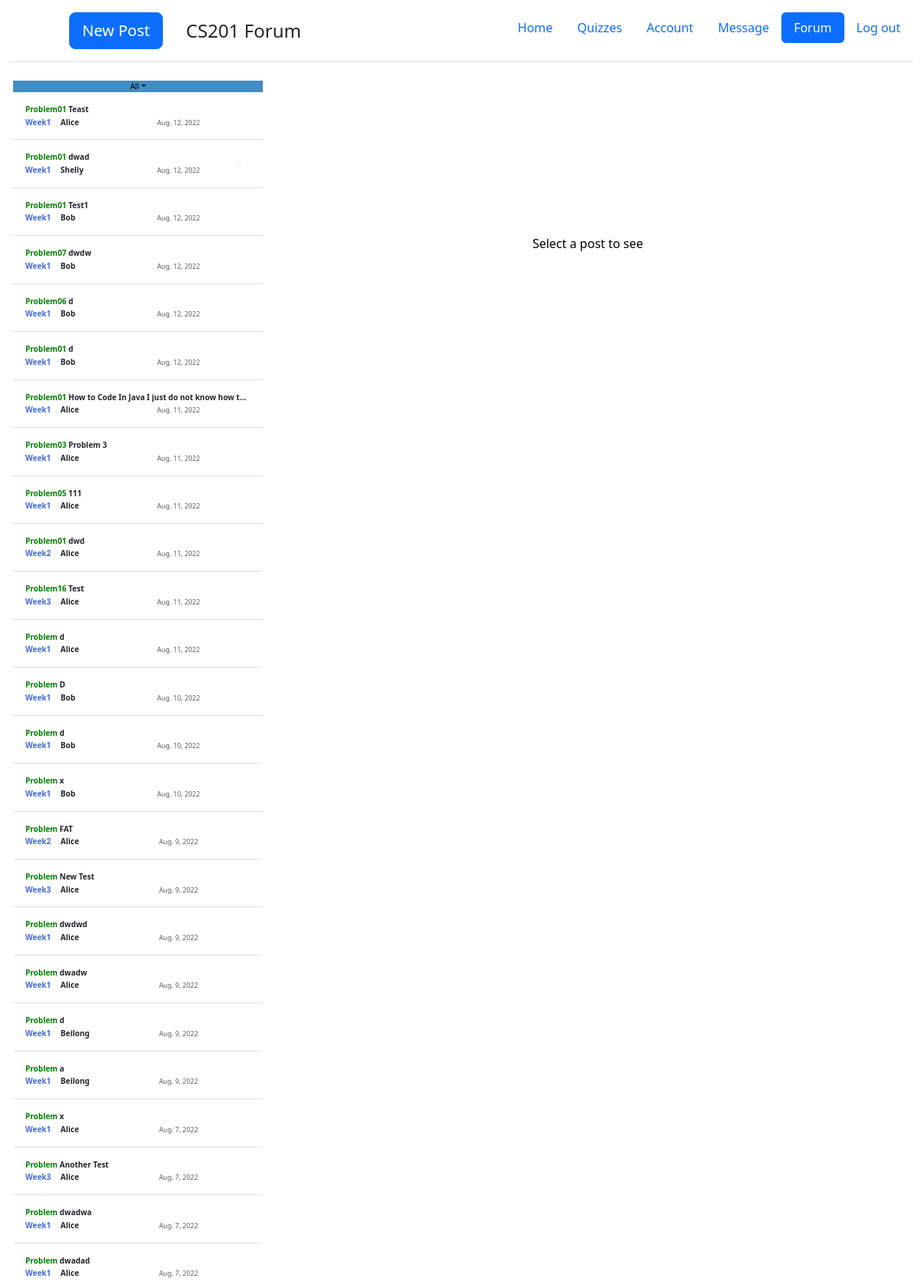
Page /cs201/forum/All (signed in, upper part) on the committed database.
### forum/models.py (models this page shows, shortened)
class Post(models.Model):
    text=models.TextField()
    author_name= models.CharField(max_length=50)
    author_netid = models.CharField(max_length=8)
    pub_date = models.DateTimeField(default=datetime.datetime.strptime('2022-7-26 6:00','%Y-%m-%d %H:%M').astimezone(datetime.timezone(datetime.timedelta(hours=0))))
    title = models.CharField(max_length=100)
    level = models.IntegerField(default=0)
    question_id = models.IntegerField(default=0)
    category = models.IntegerField(default=0)

### forum/views.py (the view)
# urls.py: path('/<str:filt>', views.forum,name='forum'),
def forum(request,filt):
    context={}
    student = Student.objects.get(student_netid=request.user.username)
    post_seen = list(map(int,list(filter(lambda x:x!='',student.forum_seen.split(',')))))
    comment_seen = list(map(int,(list(filter(lambda x: x!="", student.comment_seen.split(','))))))
    post_star = list(map(int,(list(filter(lambda x: x!="", student.forum_star.split(','))))))
    if filt == 'All':
        context['post']=Post.objects.all().order_by('-pub_date')
    elif filt =='Star':
        post = [Post.objects.get(id=star_id) for star_id in post_star]
        context['post']= post
    elif filt[0:2]=='We':
        week = int(filt[4:])
        context['post'] = Post.objects.filter(question_id__gte=week*100 ,question_id__lte=(week+1)*100).order_by('-pub_date')
        context['first']=filt
        context['problem'] = Questiondict.objects.filter(question_id__gte=week*100 ,question_id__lte=(week+1)*100).order_by('question_id')
    else :
        question_id = int(filt)
        week = int(filt[0:1])
        context['post'] = Post.objects.filter(question_id=question_id).order_by('-pub_date')
        context['problem']=Questiondict.objects.filter(question_id__gte=100*week,question_id__lte=100*(week+1)).order_by('question_id')
        context['first']="Week"+str(week)
    context['post_star']=post_star
    context['post_seen']=post_seen
    context['filt']=filt
    context['comment_seen']= [Comment.objects.get(id=comment_id).post_id for comment_id in comment_seen]
    return render(request, 'forum/forum.html',context)

### quiz/templatetags/my_tags.py (called while the page is built, shortened)
@register.filter
def date(date):
    return date.date()

@register.filter
def show_category(level):
    if level==0:
        return 'Week1'
    if level==1:
        return 'Week2'
    if level==2:
        return 'Week3'
    if level==3:
        return 'Week4'

@register.filter
def show_question(question_id):
    s = str(question_id)[1:]
    return 'Problem'+s

@register.filter
def title1(name):
    if name[0:2]!='We' and name[0:2]!='St' and name[0:2]!='Al':
        return 'Week' + str(name[0:1])
    return name

### forum/templates/forum/forum.html (shortened to what this page needs)
<!doctype html>
<html lang="en" class="h-100">
  <head>
{% load static %}
{% load my_tags%}
<link rel = "stylesheet" type ="text/css" href = "{% static 'quiz/bootstrap/css/bootstrap.min.css' %}">
<link rel = "stylesheet" type ="text/css" href = "{% static 'simple_judge/cover.css' %}">
<link rel = "stylesheet" type ="text/css" href = "{% static 'forum/sidebars.css' %}">
  </head>
  <body class="d-flex h-100 text-center text-black bg-white">
    <div class="container-fluid d-flex w-100 h-100  mx-auto flex-column" style='width:1800px'>
      <header class="d-flex flex-wrap justify-content-center py-3 mb-4 border-bottom">
        <a  class="d-flex align-items-center mb-3 mb-md-0 me-md-auto text-dark text-decoration-none">
          <svg class="bi me-2" width="40" height="32"><use xlink:href="#bootstrap"/></svg>
          <button type="button" class="btn btn-primary btn-lg" style="margin-left:30px" onclick="newpost()">New Post</button>
          <span class="fs-4" style='margin-left:30px'>CS201 Forum</span>
        </a>
        <ul class="nav nav-pills">
          <li class="nav-item"><a href="{% url 'quiz:userface' %}" class="nav-link " aria-current="page">Home</a></li>
        <li class="nav-item"><a href="{% url 'quiz:assignment'  %}" class="nav-link">Quizzes</a></li>
        <li class="nav-item"><a href="{% url 'quiz:account'  %}" class="nav-link">Account</a></li>
        <li class="nav-item"><a href="{% url 'quiz:message'  %}" class="nav-link">Message</a></li>
        <li class="nav-item"><a href="{% url 'forum:forum' 'All' %}" class="nav-link active">Forum</a></li>
        <li class="nav-item"><a href="#" class="nav-link" onclick="go()">Log out</a></li>
        </ul>
      </header>
    <main class="d-flex ">
              <div class="d-flex flex-column align-items-stretch flex-shrink-0 bg-white" style="width: 325px;font-size:10px;margin-left:5px;" id ='sidebar'>
                    <div class='row'>
                          <div class='col-md-12'>
                            <a class="nav-link dropdown-toggle " href="#" id="dropdown01" data-bs-toggle="dropdown" aria-expanded="false" style="background:rgb(66, 141, 195)">{{filt|title1}}</a>
                          </div>
                    </div>
                <div class="list-group list-group-flush border-bottom scrollarea" style="overflow:auto;white-space:nowrap" id='siding'>
                  {% for c in post %}
                  <button  class="list-group-item list-group-item-action py-3 lh-sm  " id="{{c.id}}" aria-current="true" onclick='another({{c.id}})'>
                    <div class="d-flex w-100 align-items-center justify-content-between">
                      <strong class="mb-1" style="overflow: hidden;text-overflow: ellipsis;word-break:keep-all;white-space:nowrap;display:block;">
                        <strong style='color:green'>{{c.question_id|show_question}}</strong> {{c.title}}</strong>
                    </div>
                                      <div class='row'>
                                        <div class="col-md-6 " style="overflow: hidden;text-overflow: ellipsis;word-break:keep-all;white-space:nowrap;display:block;text-align:left">
                                          <a style='color:red' name='category'><strong>{{c.category|show_category}}</strong></a>
                                          <strong style='margin-left:10px' name='colorauthor'>{{c.author_name}}</strong>
                                        </div>
                                          <div class ='col-md-4' style=''>
                                            <small class="text-muted" style=''>{{c.pub_date|date}}</small>
                                          </div>
                                            <div class='col-md-2 ' style='font-size:1px'>
                                              {% if c.id in post_seen%}
                                              <strong style='color:red;display:inline' id='status'>New</strong>
                                              {% else %}
                                                      {% if c.id in comment_seen %}
                                                      <strong style='color:orange;font-size:100%' id ='comment' >Update</strong>
                                                      {% endif %}
                                              {% endif %}
                                            </div>
                                      </div>
                    </button>
                  {%endfor%}
                </div>
              </div>
        <div class="d-flex flex-column align-items-stretch flex-shrink-0 bg-white" style='background-color:purple;margin:0 auto;width:800px;margin-top:200px'>
          Select a post to see
        </div>
    </main>
</div>
  </body>
</html>

### forum/static/forum/sidebars.css (style rules this page uses)
body { min-height: 100vh; min-height: -webkit-fill-available; }
html { height: -webkit-fill-available; }
main { height: 100vh; height: -webkit-fill-available; max-height: 100vh; overflow-x: auto; overflow-y: hidden; }
.dropdown-toggle { outline: 0; }
.scrollarea { overflow-y: auto; }

### rows in the picture
Post: question_id|show_question "Problem01", title "Teast", category|show_category "Week1", author_name "Alice", pub_date "Aug. 12, 2022"
Post: question_id|show_question "Problem01", title "dwad", category|show_category "Week1", author_name "Shelly", pub_date "Aug. 12, 2022"
Post: question_id|show_question "Problem01", title "Test1", category|show_category "Week1", author_name "Bob", pub_date "Aug. 12, 2022"
Post: question_id|show_question "Problem07", title "dwdw", category|show_category "Week1", author_name "Bob", pub_date "Aug. 12, 2022"
Post: question_id|show_question "Problem06", title "d", category|show_category "Week1", author_name "Bob", pub_date "Aug. 12, 2022"
Post: question_id|show_question "Problem01", title "d", category|show_category "Week1", author_name "Bob", pub_date "Aug. 12, 2022"
Post: question_id|show_question "Problem01", title "How to Code In Java I just do not know how t…", category|show_category "Week1", author_name "Alice", pub_date "Aug. 11, 2022"
Post: question_id|show_question "Problem03", title "Problem 3", category|show_category "Week1", author_name "Alice", pub_date "Aug. 11, 2022"
Post: question_id|show_question "Problem05", title "111", category|show_category "Week1", author_name "Alice", pub_date "Aug. 11, 2022"
Post: question_id|show_question "Problem01", title "dwd", category|show_category "Week2", author_name "Alice", pub_date "Aug. 11, 2022"
Post: question_id|show_question "Problem16", title "Test", category|show_category "Week3", author_name "Alice", pub_date "Aug. 11, 2022"
Post: question_id|show_question "Problem", title "d", category|show_category "Week1", author_name "Alice", pub_date "Aug. 11, 2022"
Post: question_id|show_question "Problem", title "D", category|show_category "Week1", author_name "Bob", pub_date "Aug. 10, 2022"
Post: question_id|show_question "Problem", title "d", category|show_category "Week1", author_name "Bob", pub_date "Aug. 10, 2022"
Post: question_id|show_question "Problem", title "x", category|show_category "Week1", author_name "Bob", pub_date "Aug. 10, 2022"
Post: question_id|show_question "Problem", title "FAT", category|show_category "Week2", author_name "Alice", pub_date "Aug. 9, 2022"
Post: question_id|show_question "Problem", title "New Test", category|show_category "Week3", author_name "Alice", pub_date "Aug. 9, 2022"
Post: question_id|show_question "Problem", title "dwdwd", category|show_category "Week1", author_name "Alice", pub_date "Aug. 9, 2022"
Post: question_id|show_question "Problem", title "dwadw", category|show_category "Week1", author_name "Alice", pub_date "Aug. 9, 2022"
Post: question_id|show_question "Problem", title "d", category|show_category "Week1", author_name "Beilong", pub_date "Aug. 9, 2022"
Post: question_id|show_question "Problem", title "a", category|show_category "Week1", author_name "Beilong", pub_date "Aug. 9, 2022"
Post: question_id|show_question "Problem", title "x", category|show_category "Week1", author_name "Alice", pub_date "Aug. 7, 2022"
Post: question_id|show_question "Problem", title "Another Test", category|show_category "Week3", author_name "Alice", pub_date "Aug. 7, 2022"
Post: question_id|show_question "Problem", title "dwadwa", category|show_category "Week1", author_name "Alice", pub_date "Aug. 7, 2022"
Post: question_id|show_question "Problem", title "dwadad", category|show_category "Week1", author_name "Alice", pub_date "Aug. 7, 2022"

### other values in the picture
{{ filt|title1 }} "All"
